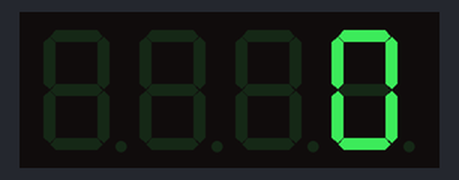
The sketch below on a simulated ESP8266 (NodeMCU). Shown: 4-digit seven-segment display.

Above: at 0.1 s.
At 4.2 s:
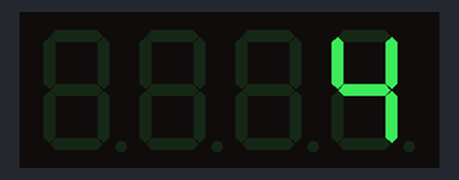
At 9.3 s:
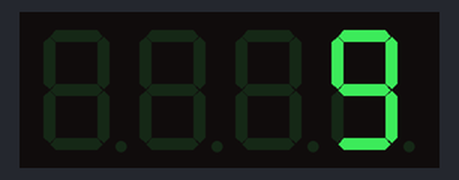
At 19.5 s:
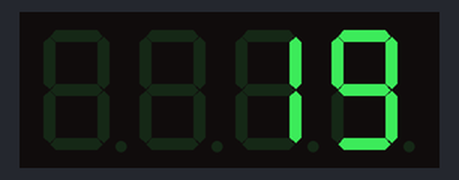
At 28.7 s:
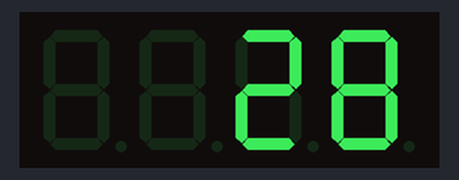
At 38.9 s:
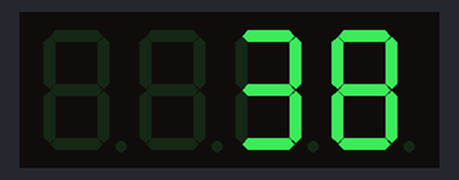

Measured:
- what the display in image 1 shows lasts 1.0 s, from 4.1 s to 5.1 s

The sketch:

ex08_tm1637.ino
```cpp
#include <TM1637Display.h>

const int CLK = D2; //Set the CLK pin connection to the display
const int DIO = D1; //Set the DIO pin connection to the display

int numCounter = 0;

TM1637Display display(CLK, DIO); //set up the 4-Digit Display.

void setup()
{
 display.setBrightness(0x0a); //set the diplay to maximum brightness
}


void loop()
{
 for(numCounter = 0; numCounter < 1000; numCounter++) //Iterate numCounter
 {
 display.showNumberDec(numCounter); //Display the numCounter value;
 delay(1000);
 }
}
```
